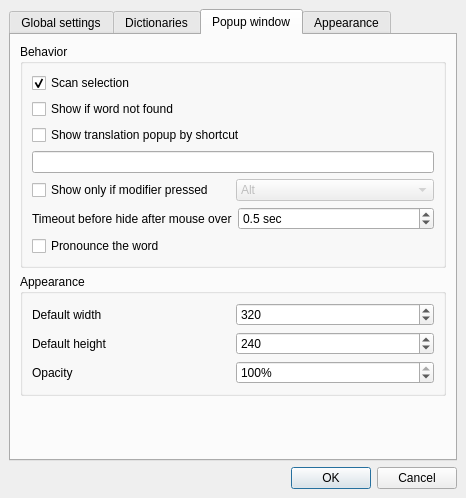
<?xml version="1.0" encoding="UTF-8"?>
<ui version="4.0">
 <class>QStarDict::SettingsDialog</class>
 <widget class="QDialog" name="QStarDict::SettingsDialog">
  <property name="geometry">
   <rect>
    <x>0</x>
    <y>0</y>
    <width>466</width>
    <height>498</height>
   </rect>
  </property>
  <property name="windowTitle">
   <string>QStarDict Settings</string>
  </property>
  <property name="toolTip">
   <string/>
  </property>
  <layout class="QGridLayout">
   <property name="margin">
    <number>9</number>
   </property>
   <property name="spacing">
    <number>6</number>
   </property>
   <item row="1" column="0">
    <widget class="QDialogButtonBox" name="buttonBox">
     <property name="orientation">
      <enum>Qt::Horizontal</enum>
     </property>
     <property name="standardButtons">
      <set>QDialogButtonBox::Cancel|QDialogButtonBox::Ok</set>
     </property>
     <property name="centerButtons">
      <bool>false</bool>
     </property>
    </widget>
   </item>
   <item row="0" column="0">
    <widget class="QTabWidget" name="tabWidget">
     <property name="currentIndex">
      <number>2</number>
     </property>
     <widget class="QWidget" name="tabGlobalSettings">
      <attribute name="title">
       <string>Global settings</string>
      </attribute>
      <layout class="QVBoxLayout">
       <item>
        <widget class="QCheckBox" name="systemTrayBox">
         <property name="text">
          <string>Use system tray</string>
         </property>
        </widget>
       </item>
       <item>
        <widget class="QCheckBox" name="autostartBox">
         <property name="text">
          <string>Start with system</string>
         </property>
        </widget>
       </item>
       <item>
        <widget class="QCheckBox" name="instantSearchBox">
         <property name="text">
          <string>Instant search</string>
         </property>
        </widget>
       </item>
       <item>
        <layout class="QHBoxLayout">
         <property name="spacing">
          <number>6</number>
         </property>
         <property name="margin">
          <number>0</number>
         </property>
         <item>
          <widget class="QLabel" name="label_7">
           <property name="text">
            <string>Pronounce words using this command:</string>
           </property>
          </widget>
         </item>
         <item>
          <widget class="QLineEdit" name="speechCmdEdit">
           <property name="toolTip">
            <string>Enter cmd for the speaching program.&lt;br&gt;If cmd contains &quot;%s&quot; it will be replaced to word, else word will be writen to stdin of speech process.</string>
           </property>
          </widget>
         </item>
        </layout>
       </item>
       <item>
        <spacer>
         <property name="orientation">
          <enum>Qt::Vertical</enum>
         </property>
         <property name="sizeHint" stdset="0">
          <size>
           <width>426</width>
           <height>318</height>
          </size>
         </property>
        </spacer>
       </item>
      </layout>
     </widget>
     <widget class="QWidget" name="tabDictionaries">
      <attribute name="title">
       <string>Dictionaries</string>
      </attribute>
      <layout class="QVBoxLayout">
       <item>
        <widget class="QGroupBox" name="groupBox_3">
         <property name="title">
          <string>Dictionaries</string>
         </property>
         <layout class="QVBoxLayout">
          <item>
           <widget class="QTableView" name="dictsTableView">
            <property name="editTriggers">
             <set>QAbstractItemView::NoEditTriggers</set>
            </property>
            <property name="selectionMode">
             <enum>QAbstractItemView::SingleSelection</enum>
            </property>
            <property name="selectionBehavior">
             <enum>QAbstractItemView::SelectRows</enum>
            </property>
            <property name="showGrid">
             <bool>false</bool>
            </property>
           </widget>
          </item>
          <item>
           <layout class="QHBoxLayout">
            <item>
             <widget class="QToolButton" name="dictsMoveUpButton">
              <property name="toolTip">
               <string>Move up</string>
              </property>
              <property name="text">
               <string>Up</string>
              </property>
              <property name="icon">
               <iconset resource="../plugins/stardict/pixmaps/pixmaps.qrc">
                <normaloff>:/icons/arrow-up.png</normaloff>:/icons/arrow-up.png</iconset>
              </property>
             </widget>
            </item>
            <item>
             <widget class="QToolButton" name="dictsMoveDownButton">
              <property name="toolTip">
               <string>Move down</string>
              </property>
              <property name="text">
               <string>Down</string>
              </property>
              <property name="icon">
               <iconset resource="../plugins/stardict/pixmaps/pixmaps.qrc">
                <normaloff>:/icons/arrow-down.png</normaloff>:/icons/arrow-down.png</iconset>
              </property>
             </widget>
            </item>
            <item>
             <widget class="QToolButton" name="dictsShowInfoButton">
              <property name="toolTip">
               <string>Show information about dictionary</string>
              </property>
              <property name="text">
               <string>Show info</string>
              </property>
              <property name="icon">
               <iconset resource="pixmaps/pixmaps.qrc">
                <normaloff>:/icons/dialog-information.png</normaloff>:/icons/dialog-information.png</iconset>
              </property>
             </widget>
            </item>
            <item>
             <spacer>
              <property name="orientation">
               <enum>Qt::Horizontal</enum>
              </property>
              <property name="sizeHint" stdset="0">
               <size>
                <width>40</width>
                <height>20</height>
               </size>
              </property>
             </spacer>
            </item>
           </layout>
          </item>
         </layout>
        </widget>
       </item>
       <item>
        <widget class="QGroupBox" name="groupBox_4">
         <property name="maximumSize">
          <size>
           <width>16777215</width>
           <height>196</height>
          </size>
         </property>
         <property name="title">
          <string>Plugins</string>
         </property>
         <property name="alignment">
          <set>Qt::AlignBottom|Qt::AlignLeading|Qt::AlignLeft</set>
         </property>
         <layout class="QVBoxLayout">
          <item>
           <widget class="QTableView" name="pluginsTableView">
            <property name="editTriggers">
             <set>QAbstractItemView::NoEditTriggers</set>
            </property>
            <property name="selectionMode">
             <enum>QAbstractItemView::SingleSelection</enum>
            </property>
            <property name="selectionBehavior">
             <enum>QAbstractItemView::SelectRows</enum>
            </property>
            <property name="showGrid">
             <bool>false</bool>
            </property>
           </widget>
          </item>
          <item>
           <layout class="QHBoxLayout">
            <item>
             <widget class="QToolButton" name="pluginsShowInfoButton">
              <property name="toolTip">
               <string>Show information about plugin</string>
              </property>
              <property name="text">
               <string>Info</string>
              </property>
              <property name="icon">
               <iconset resource="pixmaps/pixmaps.qrc">
                <normaloff>:/icons/dialog-information.png</normaloff>:/icons/dialog-information.png</iconset>
              </property>
             </widget>
            </item>
            <item>
             <widget class="QToolButton" name="pluginsConfigureButton">
              <property name="toolTip">
               <string>Configure plugin</string>
              </property>
              <property name="text">
               <string>Configure</string>
              </property>
              <property name="icon">
               <iconset resource="pixmaps/pixmaps.qrc">
                <normaloff>:/icons/configure.png</normaloff>:/icons/configure.png</iconset>
              </property>
             </widget>
            </item>
            <item>
             <spacer>
              <property name="orientation">
               <enum>Qt::Horizontal</enum>
              </property>
              <property name="sizeHint" stdset="0">
               <size>
                <width>40</width>
                <height>20</height>
               </size>
              </property>
             </spacer>
            </item>
           </layout>
          </item>
         </layout>
        </widget>
       </item>
      </layout>
     </widget>
     <widget class="QWidget" name="tabPopupWindow">
      <attribute name="title">
       <string>Popup window</string>
      </attribute>
      <layout class="QGridLayout">
       <property name="margin">
        <number>9</number>
       </property>
       <property name="spacing">
        <number>6</number>
       </property>
       <item row="0" column="0">
        <widget class="QGroupBox" name="groupBox">
         <property name="title">
          <string>Behavior</string>
         </property>
         <layout class="QGridLayout">
          <property name="margin">
           <number>9</number>
          </property>
          <property name="spacing">
           <number>6</number>
          </property>
          <item row="4" column="0" rowspan="2">
           <layout class="QVBoxLayout" name="verticalLayout">
            <item>
             <widget class="QCheckBox" name="shortcutPopupBox">
              <property name="enabled">
               <bool>true</bool>
              </property>
              <property name="text">
               <string>Show translation popup by shortcut</string>
              </property>
             </widget>
            </item>
            <item>
             <widget class="QLineEdit" name="shortcutPopupEdit">
              <property name="text">
               <string/>
              </property>
             </widget>
            </item>
           </layout>
          </item>
          <item row="8" column="0">
           <layout class="QVBoxLayout">
            <property name="spacing">
             <number>6</number>
            </property>
            <property name="margin">
             <number>0</number>
            </property>
            <item>
             <widget class="QCheckBox" name="pronounceWordBox">
              <property name="text">
               <string>Pronounce the word</string>
              </property>
             </widget>
            </item>
           </layout>
          </item>
          <item row="7" column="0">
           <layout class="QHBoxLayout">
            <property name="spacing">
             <number>6</number>
            </property>
            <property name="margin">
             <number>0</number>
            </property>
            <item>
             <widget class="QLabel" name="label_4">
              <property name="text">
               <string>Timeout before hide after mouse over</string>
              </property>
             </widget>
            </item>
            <item>
             <widget class="QDoubleSpinBox" name="timeoutBeforeHideSpin">
              <property name="specialValueText">
               <string>Don't hide</string>
              </property>
              <property name="suffix">
               <string> sec</string>
              </property>
              <property name="decimals">
               <number>1</number>
              </property>
              <property name="minimum">
               <double>0.000000000000000</double>
              </property>
              <property name="maximum">
               <double>10.000000000000000</double>
              </property>
              <property name="singleStep">
               <double>0.100000000000000</double>
              </property>
              <property name="value">
               <double>0.500000000000000</double>
              </property>
             </widget>
            </item>
           </layout>
          </item>
          <item row="6" column="0">
           <layout class="QHBoxLayout">
            <property name="spacing">
             <number>6</number>
            </property>
            <property name="margin">
             <number>0</number>
            </property>
            <item>
             <widget class="QCheckBox" name="useScanModifierBox">
              <property name="enabled">
               <bool>true</bool>
              </property>
              <property name="text">
               <string>Show only if modifier pressed</string>
              </property>
             </widget>
            </item>
            <item>
             <widget class="QComboBox" name="modifierKeyBox">
              <property name="enabled">
               <bool>false</bool>
              </property>
              <item>
               <property name="text">
                <string>Alt</string>
               </property>
              </item>
              <item>
               <property name="text">
                <string>Control</string>
               </property>
              </item>
              <item>
               <property name="text">
                <string>Shift</string>
               </property>
              </item>
              <item>
               <property name="text">
                <string>Win</string>
               </property>
              </item>
             </widget>
            </item>
           </layout>
          </item>
          <item row="0" column="0">
           <widget class="QCheckBox" name="useScanBox">
            <property name="text">
             <string>Scan selection</string>
            </property>
            <property name="checked">
             <bool>true</bool>
            </property>
           </widget>
          </item>
          <item row="1" column="0">
           <widget class="QCheckBox" name="showIfNotFoundBox">
            <property name="text">
             <string>Show if word not found</string>
            </property>
           </widget>
          </item>
         </layout>
        </widget>
       </item>
       <item row="1" column="0">
        <widget class="QGroupBox" name="groupBox_2">
         <property name="title">
          <string>Appearance</string>
         </property>
         <layout class="QGridLayout">
          <property name="margin">
           <number>9</number>
          </property>
          <property name="spacing">
           <number>6</number>
          </property>
          <item row="2" column="0">
           <layout class="QHBoxLayout">
            <property name="spacing">
             <number>6</number>
            </property>
            <property name="margin">
             <number>0</number>
            </property>
            <item>
             <widget class="QLabel" name="label_3">
              <property name="text">
               <string>Opacity</string>
              </property>
             </widget>
            </item>
            <item>
             <widget class="QSpinBox" name="popupOpacitySpin">
              <property name="suffix">
               <string>%</string>
              </property>
              <property name="prefix">
               <string/>
              </property>
              <property name="minimum">
               <number>1</number>
              </property>
              <property name="maximum">
               <number>100</number>
              </property>
              <property name="value">
               <number>100</number>
              </property>
             </widget>
            </item>
           </layout>
          </item>
          <item row="0" column="0">
           <layout class="QHBoxLayout">
            <property name="spacing">
             <number>6</number>
            </property>
            <property name="margin">
             <number>0</number>
            </property>
            <item>
             <widget class="QLabel" name="label_5">
              <property name="text">
               <string>Default width</string>
              </property>
             </widget>
            </item>
            <item>
             <widget class="QSpinBox" name="popupDefaultWidthSpin">
              <property name="minimum">
               <number>96</number>
              </property>
              <property name="maximum">
               <number>9999</number>
              </property>
              <property name="value">
               <number>320</number>
              </property>
             </widget>
            </item>
           </layout>
          </item>
          <item row="1" column="0">
           <layout class="QHBoxLayout">
            <property name="spacing">
             <number>6</number>
            </property>
            <property name="margin">
             <number>0</number>
            </property>
            <item>
             <widget class="QLabel" name="label_6">
              <property name="text">
               <string>Default height</string>
              </property>
             </widget>
            </item>
            <item>
             <widget class="QSpinBox" name="popupDefaultHeightSpin">
              <property name="minimum">
               <number>96</number>
              </property>
              <property name="maximum">
               <number>9999</number>
              </property>
              <property name="value">
               <number>240</number>
              </property>
             </widget>
            </item>
           </layout>
          </item>
         </layout>
        </widget>
       </item>
       <item row="2" column="0">
        <spacer>
         <property name="orientation">
          <enum>Qt::Vertical</enum>
         </property>
         <property name="sizeHint" stdset="0">
          <size>
           <width>20</width>
           <height>101</height>
          </size>
         </property>
        </spacer>
       </item>
      </layout>
     </widget>
     <widget class="QWidget" name="tab">
      <attribute name="title">
       <string>Appearance</string>
      </attribute>
      <layout class="QGridLayout">
       <item row="0" column="0">
        <widget class="QStarDict::CSSEdit" name="appearanceCSSEdit" native="true"/>
       </item>
      </layout>
     </widget>
    </widget>
   </item>
  </layout>
 </widget>
 <customwidgets>
  <customwidget>
   <class>QStarDict::CSSEdit</class>
   <extends>QWidget</extends>
   <header>cssedit.h</header>
   <container>1</container>
  </customwidget>
 </customwidgets>
 <tabstops>
  <tabstop>instantSearchBox</tabstop>
  <tabstop>speechCmdEdit</tabstop>
  <tabstop>buttonBox</tabstop>
  <tabstop>tabWidget</tabstop>
  <tabstop>dictsTableView</tabstop>
  <tabstop>dictsMoveUpButton</tabstop>
  <tabstop>dictsMoveDownButton</tabstop>
  <tabstop>dictsShowInfoButton</tabstop>
  <tabstop>pluginsTableView</tabstop>
  <tabstop>pluginsShowInfoButton</tabstop>
  <tabstop>pluginsConfigureButton</tabstop>
  <tabstop>useScanBox</tabstop>
  <tabstop>showIfNotFoundBox</tabstop>
  <tabstop>useScanModifierBox</tabstop>
  <tabstop>modifierKeyBox</tabstop>
  <tabstop>timeoutBeforeHideSpin</tabstop>
  <tabstop>pronounceWordBox</tabstop>
  <tabstop>popupDefaultWidthSpin</tabstop>
  <tabstop>popupDefaultHeightSpin</tabstop>
  <tabstop>popupOpacitySpin</tabstop>
 </tabstops>
 <resources>
  <include location="../plugins/stardict/pixmaps/pixmaps.qrc"/>
  <include location="pixmaps/pixmaps.qrc"/>
 </resources>
 <connections>
  <connection>
   <sender>buttonBox</sender>
   <signal>accepted()</signal>
   <receiver>QStarDict::SettingsDialog</receiver>
   <slot>accept()</slot>
   <hints>
    <hint type="sourcelabel">
     <x>339</x>
     <y>488</y>
    </hint>
    <hint type="destinationlabel">
     <x>410</x>
     <y>299</y>
    </hint>
   </hints>
  </connection>
  <connection>
   <sender>buttonBox</sender>
   <signal>rejected()</signal>
   <receiver>QStarDict::SettingsDialog</receiver>
   <slot>reject()</slot>
   <hints>
    <hint type="sourcelabel">
     <x>415</x>
     <y>488</y>
    </hint>
    <hint type="destinationlabel">
     <x>410</x>
     <y>299</y>
    </hint>
   </hints>
  </connection>
  <connection>
   <sender>useScanModifierBox</sender>
   <signal>toggled(bool)</signal>
   <receiver>modifierKeyBox</receiver>
   <slot>setEnabled(bool)</slot>
   <hints>
    <hint type="sourcelabel">
     <x>188</x>
     <y>216</y>
    </hint>
    <hint type="destinationlabel">
     <x>433</x>
     <y>217</y>
    </hint>
   </hints>
  </connection>
  <connection>
   <sender>shortcutPopupBox</sender>
   <signal>toggled(bool)</signal>
   <receiver>shortcutPopupEdit</receiver>
   <slot>setEnabled(bool)</slot>
   <hints>
    <hint type="sourcelabel">
     <x>125</x>
     <y>145</y>
    </hint>
    <hint type="destinationlabel">
     <x>135</x>
     <y>175</y>
    </hint>
   </hints>
  </connection>
 </connections>
</ui>
